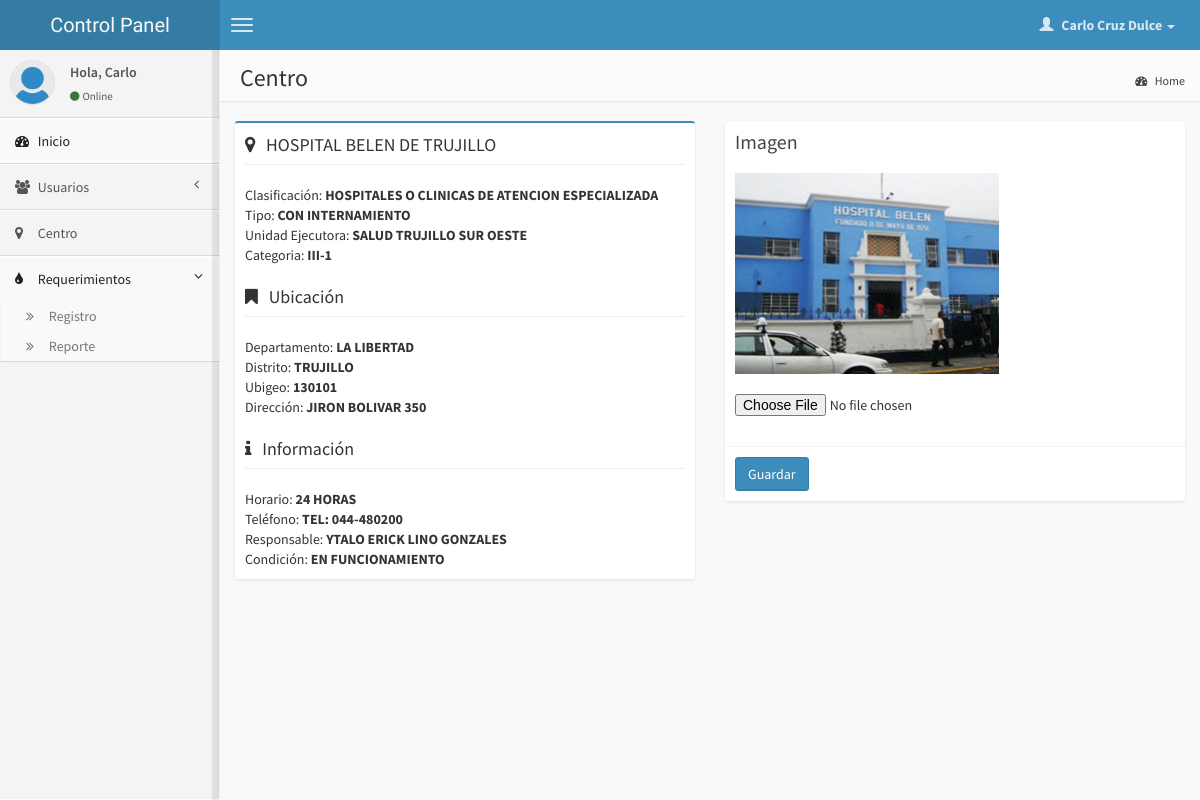
Page /admin/centro.php (signed in) on the committed database.
### tables this page shows
CREATE TABLE IF NOT EXISTS `personal` (
  `id` int(11) NOT NULL,
  `idcentro` int(11) NOT NULL,
  `username` varchar(20) NOT NULL,
  `email` varchar(100) NOT NULL,
  `password` varchar(10) NOT NULL,
  `nombre` varchar(100) NOT NULL,
  `imagen` varchar(100) NOT NULL DEFAULT 'noimagen.jpg',
  `permisos` char(1) NOT NULL DEFAULT '1',
  `fecha` timestamp NOT NULL DEFAULT CURRENT_TIMESTAMP,
  `estado` char(1) NOT NULL DEFAULT '1'
);

CREATE TABLE IF NOT EXISTS `centros` (
  `institucion` varchar(100) DEFAULT NULL,
  `id` int(8) NOT NULL DEFAULT '0',
  `nombre` varchar(100) DEFAULT NULL,
  `clasificacion` varchar(100) DEFAULT NULL,
  `tipo` varchar(50) DEFAULT NULL,
  `departamento` varchar(50) DEFAULT NULL,
  `provincia` varchar(50) DEFAULT NULL,
  `distrito` varchar(50) DEFAULT NULL,
  `ubigeo` int(6) DEFAULT NULL,
  `direccion` varchar(200) DEFAULT NULL,
  `coddisa` int(2) DEFAULT NULL,
  `codred` int(2) DEFAULT NULL,
  `codmicrorred` int(2) DEFAULT NULL,
  `disa` varchar(20) DEFAULT NULL,
  `red` varchar(50) DEFAULT NULL,
  `microrred` varchar(100) DEFAULT NULL,
  `codue` int(4) DEFAULT NULL,
  `unidejecutora` varchar(100) DEFAULT NULL,
  `categoria` varchar(50) DEFAULT NULL,
  `telefono` varchar(50) DEFAULT NULL,
  `tipdoccategorizacion` varchar(50) DEFAULT NULL,
  `nrodoccategorizacion` varchar(50) DEFAULT NULL,
  `horario` varchar(100) DEFAULT NULL,
  `iniactividad` varchar(10) DEFAULT NULL,
  `responsable` varchar(50) DEFAULT NULL,
  `estado` char(1) DEFAULT '1',
  `situacion` varchar(10) DEFAULT NULL,
  `condicion` varchar(17) DEFAULT NULL,
  `inspeccion` varchar(16) DEFAULT NULL,
  `norte` decimal(10,8) DEFAULT NULL,
  `este` decimal(11,8) DEFAULT NULL,
  `cota` int(4) DEFAULT NULL,
  `imagen` varchar(20) NOT NULL DEFAULT 'noimagen.jpg',
  `bancosangre` char(1) NOT NULL DEFAULT '0'
);

### admin/centro.php (the view, shortened to what this page needs)
<?php
	$s_idcentro=$_SESSION["idcentro"];
	$s_usuario=$_SESSION["username"];
	$s_nombre=$_SESSION["nombre"];
	$rsbuscar=mysql_query("select P.imagen, C.nombre as nombrecentro
		from personal as P
		inner join centros as C on C.id = P.idcentro
		where username='$s_usuario'");
	$encontrado=mysql_fetch_array($rsbuscar);
	$foto=$encontrado["imagen"];
	$rs=mysql_query("SELECT * FROM centros where id='$s_idcentro'");
	$row=mysql_fetch_array($rs);
?>
<!DOCTYPE html>
<html>
    <head>
        <link href="css/bootstrap.min.css" rel="stylesheet" type="text/css" />
        <link href="css/font-awesome.min.css" rel="stylesheet" type="text/css" />
        <link href="css/ionicons.min.css" rel="stylesheet" type="text/css" />
        <link href="css/datatables/dataTables.bootstrap.css" rel="stylesheet" type="text/css" />
        <link href="css/AdminLTE.css" rel="stylesheet" type="text/css" />
    </head>
    <body class="skin-blue fixed">
        <header class="header">
            <a href="index.php" class="logo">
				Control Panel
            </a>
            <nav class="navbar navbar-static-top" role="navigation">
                <a href="#" class="navbar-btn sidebar-toggle" data-toggle="offcanvas" role="button">
                    <span class="icon-bar"></span>
                    <span class="icon-bar"></span>
                    <span class="icon-bar"></span>
                </a>
                <div class="navbar-right">
                    <ul class="nav navbar-nav">
                        <li class="dropdown user user-menu">
                            <a href="#" class="dropdown-toggle" data-toggle="dropdown">
                                <i class="glyphicon glyphicon-user"></i>
                                <span><?php echo $s_nombre ?> <i class="caret"></i></span>
                            </a>
                        </li>
                    </ul>
                </div>
            </nav>
        </header>
        <div class="wrapper row-offcanvas row-offcanvas-left">
            <aside class="left-side sidebar-offcanvas">
                <section class="sidebar">
                    <div class="user-panel">
                        <div class="pull-left image">
                            <img src="img/usuarios/<?php echo $foto ?>" class="img-circle" alt="User Image" />
                        </div>
                        <div class="pull-left info">
                            <p>Hola,
							<?php
							$nombre = explode(" ", $s_nombre);
							echo $nombre[0];
							?> </p>
                            <a href="#"><i class="fa fa-circle text-success"></i>Online</a>
                        </div>
                    </div>
                    <ul class="sidebar-menu">
                        <li class="active">
                            <a href="index.php">
                                <i class="fa fa-dashboard"></i> <span>Inicio</span>
                            </a>
                        </li>
                        <li class="treeview">
                            <a href="#">
                                <i class="fa fa-users"></i>
                                <span>Usuarios</span>
                                <i class="fa fa-angle-left pull-right"></i>
                            </a>
                        </li>
						<li>
                            <a href="centro.php">
                                <i class="fa fa-map-marker"></i> <span>Centro</span>
                            </a>
                        </li>
						<li class="treeview active">
                            <a href="#">
                                <i class="fa fa-tint"></i>
                                <span>Requerimientos</span>
                                <i class="fa fa-angle-left pull-right"></i>
                            </a>
                            <ul class="treeview-menu">
                                <li><a href="requerimiento_registro.php"><i class="fa fa-angle-double-right"></i> Registro</a></li>
                                <li><a href="requerimiento_reporte.php"><i class="fa fa-angle-double-right"></i> Reporte</a></li>
                            </ul>
                        </li>
                    </ul>
                </section>
            </aside>
            <aside class="right-side">
                <section class="content-header">
                    <h1>
                        Centro
                    </h1>
                    <ol class="breadcrumb">
                        <li><a href="#"><i class="fa fa-dashboard"></i> Home</a></li>
                    </ol>
                </section>
                <section class="content">
					<div class="row">
						<div class="col-md-6">
                            <div class="box box-primary">
                                <div class="box-body">
								<div class="row">
									<div class="col-xs-12">
										<h2 class="page-header">
										<i class="fa fa-map-marker"></i> &nbsp;&nbsp;<?php echo $row["nombre"]; ?>
										</h2>
									</div>
								</div>
								Clasificación: <b><?php echo $row["clasificacion"]; ?></b><br>
								Tipo: <b><?php echo $row["tipo"]; ?></b><br>
								Unidad Ejecutora: <b><?php echo $row["unidejecutora"]; ?></b><br>
								Categoria: <b><?php echo $row["categoria"]; ?></b><br>
								<br>
								<div class="row">
									<div class="col-xs-12">
										<h2 class="page-header">
										<i class="fa fa-bookmark"></i> &nbsp;&nbsp;Ubicación
										</h2>
									</div>
								</div>
								Departamento: <b><?php echo $row["departamento"]; ?></b><br>
								Distrito: <b><?php echo $row["distrito"]; ?></b><br>
								Ubigeo: <b><?php echo $row["ubigeo"]; ?></b><br>
								Dirección: <b><?php echo $row["direccion"]; ?></b><br>
								<br>
								<div class="row">
									<div class="col-xs-12">
										<h2 class="page-header">
										<i class="fa fa-info"></i> &nbsp;&nbsp;Información
										</h2>
									</div>
								</div>
								Horario: <b><?php echo $row["horario"]; ?></b><br>
								Teléfono: <b><?php echo $row["telefono"]; ?></b><br>
								Responsable: <b><?php echo $row["responsable"]; ?></b><br>
								Condición: <b><?php echo $row["condicion"]; ?></b><br>
                            </div>
                            </div>
						</div>
						<div class="col-md-6">
						<form action="centro_imagen_upd.php" method="post" enctype="multipart/form-data">
                            <div class="box box-solid">
                                <div class="box-header">
                                    <h3 class="box-title">Imagen</h3>
                                </div>
                                <div class="box-body">
                                    <div id="carousel-example-generic" class="carousel slide" data-ride="carousel">
                                        <div class="carousel-inner">
                                            <div class="item active">
                                                <img src="../resources/images/centros/<?php echo $row["imagen"]; ?>" alt="First slide" width="60%" height="260px">
                                            </div>
                                        </div>
                                    </div><br>
									<input name="imagen" type="file" />
                                </div><br>
								<div class="box-footer">
                                    <button type="submit" class="btn btn-primary">Guardar</button>
                                </div>
                            </div>
						</form>
                        </div>
					</div>
                </section>
            </aside>
		</div>
    </body>
	</html>

### rows in the picture
personal: imagen (placeholder picture)
centros: nombre "HOSPITAL BELEN DE TRUJILLO", clasificacion "HOSPITALES O CLINICAS DE ATENCION ESPECIALIZADA", tipo "CON INTERNAMIENTO", unidejecutora "SALUD TRUJILLO SUR OESTE", categoria "III-1", departamento "LA LIBERTAD", distrito "TRUJILLO", ubigeo "130101", direccion "JIRON BOLIVAR 350", horario "24 HORAS", telefono "TEL: 044-480200", responsable "YTALO ERICK LINO GONZALES", condicion "EN FUNCIONAMIENTO", imagen (picture)

### other values in the picture
$s_nombre "Carlo Cruz Dulce"
$nombre[0] "Carlo"
